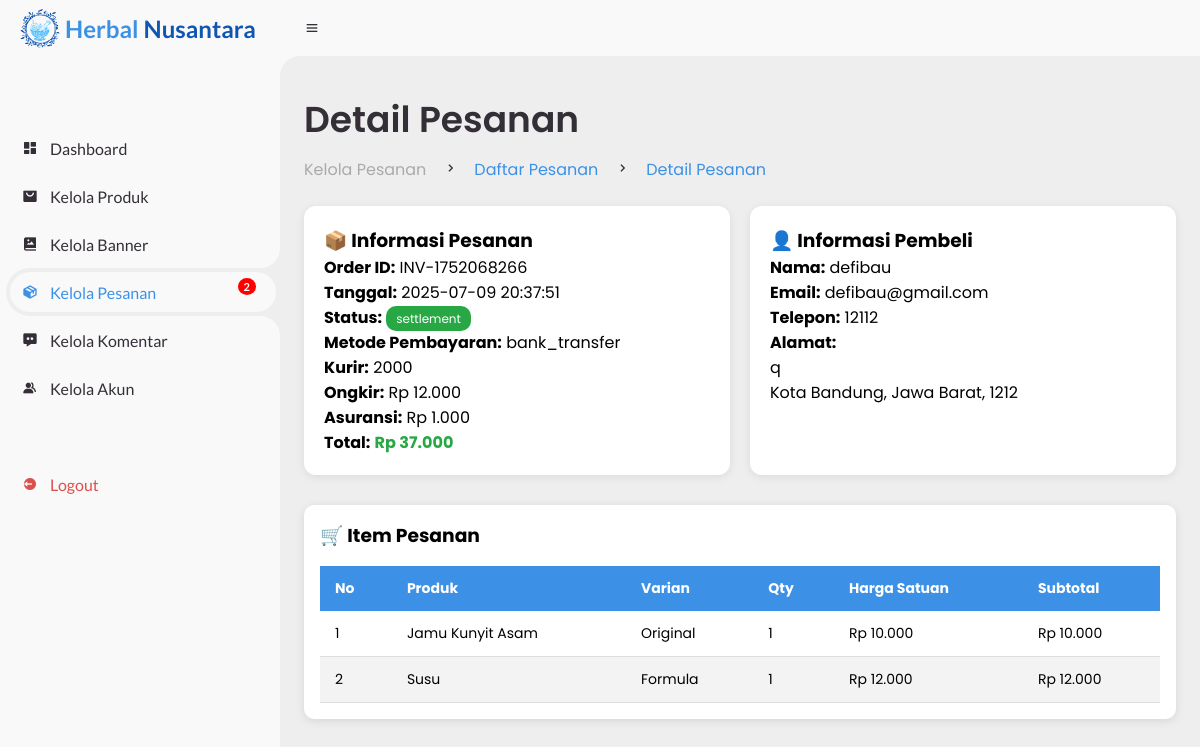
The app's page /admin/pesanan/detail_pesanan.php?id=11 (signed in) with its own data.
### tables this page shows
CREATE TABLE `orders` (
  `id` int NOT NULL,
  `user_id` int NOT NULL,
  `order_id` varchar(50) NOT NULL,
  `ongkir` int DEFAULT NULL,
  `asuransi` int DEFAULT NULL,
  `layanan` int DEFAULT NULL,
  `total_amount` int NOT NULL,
  `payment_type` varchar(50) DEFAULT NULL,
  `transaction_time` datetime DEFAULT NULL,
  `transaction_status` varchar(50) DEFAULT NULL,
  `created_at` timestamp NULL DEFAULT CURRENT_TIMESTAMP,
  `shipped_at` datetime DEFAULT NULL
);

CREATE TABLE `users` (
  `id` int NOT NULL,
  `full_name` varchar(50) NOT NULL,
  `email` varchar(50) NOT NULL,
  `password` varchar(255) NOT NULL,
  `role` varchar(20) DEFAULT 'customer',
  `phone` varchar(20) DEFAULT NULL,
  `created_at` timestamp NULL DEFAULT CURRENT_TIMESTAMP,
  `province_id` int DEFAULT NULL,
  `province_name` varchar(100) DEFAULT NULL,
  `city_id` int DEFAULT NULL,
  `city_name` varchar(100) DEFAULT NULL,
  `district_id` varchar(255) DEFAULT NULL,
  `district_name` varchar(255) DEFAULT NULL,
  `postal_code` varchar(10) DEFAULT NULL,
  `full_address` text
);

CREATE TABLE `order_items` (
  `id` int NOT NULL,
  `order_id` int NOT NULL,
  `product_id` int NOT NULL,
  `variant_id` int NOT NULL,
  `quantity` int NOT NULL,
  `price` int NOT NULL,
  `created_at` timestamp NULL DEFAULT CURRENT_TIMESTAMP
);

CREATE TABLE `products` (
  `id` int NOT NULL,
  `name` varchar(61) NOT NULL,
  `description` text,
  `main_image` varchar(255) DEFAULT NULL,
  `type` varchar(25) DEFAULT NULL,
  `created_at` timestamp NULL DEFAULT CURRENT_TIMESTAMP
);

CREATE TABLE `product_variants` (
  `id` int NOT NULL,
  `product_id` int NOT NULL,
  `variant_name` varchar(15) DEFAULT NULL,
  `price` decimal(10,2) NOT NULL,
  `stock` int DEFAULT '0',
  `variant_image` varchar(255) DEFAULT NULL,
  `created_at` timestamp NULL DEFAULT CURRENT_TIMESTAMP,
  `weight` int DEFAULT '250'
);

### admin/pesanan/detail_pesanan.php (the view, shortened to what this page needs)
<?php
require "../../php/config.php";
$orderIdDb = isset($_GET['id']) ? (int) $_GET['id'] : 0;
$sqlOrder = "SELECT
                o.*, u.full_name, u.email, u.phone, u.full_address, u.city_name, u.province_name, u.postal_code
             FROM orders o
             JOIN users u ON o.user_id = u.id
             WHERE o.id = $orderIdDb";
$resultOrder = mysqli_query($conn, $sqlOrder);
$order = mysqli_fetch_assoc($resultOrder);
$sqlItems = "SELECT
                oi.*,
                p.name AS product_name,
                v.variant_name
             FROM order_items oi
             JOIN products p ON oi.product_id = p.id
             LEFT JOIN product_variants v ON oi.variant_id = v.id
             WHERE oi.order_id = $orderIdDb";
$resultItems = mysqli_query($conn, $sqlItems);
$orderItems = [];
while ($row = mysqli_fetch_assoc($resultItems)) {
    $orderItems[] = $row;
}
?>
<!DOCTYPE html>
<html lang="id">
<head>
    <link rel="stylesheet" href="../../assets/css/style.css">
    <link rel="stylesheet" href="../../assets/css/produk.css">
    <link rel="stylesheet" href="../../assets/css/detail_pesanan.css">
    <link href="https://unpkg.com/boxicons@2.0.9/css/boxicons.min.css" rel="stylesheet" />
</head>
<body>
    <?php include '../../components/sidebar.php'; ?>
    <section id="content">
        <nav>
            <i class='bx bx-menu'></i>
        </nav>
        <main>
            <div class="head-title">
                <div class="left">
                    <h1>Detail Pesanan</h1>
                    <ul class="breadcrumb ">
                        <li><a href="index.php">Kelola Pesanan</a></li>
                        <li><i class='bx bx-chevron-right'></i></li>
                        <li><a class="active" href="table_pesanan.php">Daftar Pesanan</a></li>
                        <li><i class='bx bx-chevron-right'></i></li>
                        <li><a class="active" href="#">Detail Pesanan</a></li>
                    </ul>
                </div>
            </div>
            <div class="card-container ">
                <div class="card">
                    <h3>📦 Informasi Pesanan</h3>
                    <p><strong>Order ID:</strong> <?= $order['order_id'] ?></p>
                    <p><strong>Tanggal:</strong> <?= $order['transaction_time'] ?></p>
                    <p><strong>Status:</strong> <span class="badge <?= strtolower($order['transaction_status']) ?>"><?= $order['transaction_status'] ?></span></p>
                    <p><strong>Metode Pembayaran:</strong> <?= $order['payment_type'] ?></p>
                    <p><strong>Kurir:</strong> <?= $order['layanan'] ?></p>
                    <p><strong>Ongkir:</strong> Rp <?= number_format($order['ongkir'], 0, ',', '.') ?></p>
                    <p><strong>Asuransi:</strong> Rp <?= number_format($order['asuransi'], 0, ',', '.') ?></p>
                    <p><strong>Total:</strong> <span class="total-amount">Rp <?= number_format($order['total_amount'], 0, ',', '.') ?></span></p>
                </div>
                <div class="card">
                    <h3>👤 Informasi Pembeli</h3>
                    <p><strong>Nama:</strong> <?= htmlspecialchars($order['full_name']) ?></p>
                    <p><strong>Email:</strong> <?= htmlspecialchars($order['email']) ?></p>
                    <p><strong>Telepon:</strong> <?= htmlspecialchars($order['phone']) ?></p>
                    <p><strong>Alamat:</strong><br>
                        <?= htmlspecialchars($order['full_address']) ?><br>
                        <?= $order['city_name'] ?>, <?= $order['province_name'] ?>, <?= $order['postal_code'] ?>
                    </p>
                </div>
            </div>
            <div class="table-container">
                <h3>🛒 Item Pesanan</h3>
                <table class="styled-table">
                    <thead>
                        <tr>
                            <th>No</th>
                            <th>Produk</th>
                            <th>Varian</th>
                            <th>Qty</th>
                            <th>Harga Satuan</th>
                            <th>Subtotal</th>
                        </tr>
                    </thead>
                    <tbody>
                        <?php
                        if (empty($orderItems)) {
                            echo "<tr><td colspan='6'>Tidak ada item dalam pesanan ini.</td></tr>";
                        } else {
                            $no = 1;
                            foreach ($orderItems as $item) {
                                $subtotal = $item['price'] * $item['quantity'];
                                echo "<tr>
                                    <td>{$no}</td>
                                    <td>{$item['product_name']}</td>
                                    <td>{$item['variant_name']}</td>
                                    <td>{$item['quantity']}</td>
                                    <td>Rp " . number_format($item['price'], 0, ',', '.') . "</td>
                                    <td>Rp " . number_format($subtotal, 0, ',', '.') . "</td>
                                </tr>";
                                $no++;
                            }
                        }
                        ?>
                    </tbody>
                </table>
            </div>
        </main>
    </section>
</body>
</html>
</body>
</html>

### assets/css/style.css (style rules this page uses)
* { margin: 0; padding: 0; box-sizing: border-box; }
a { text-decoration: none; }
li { list-style: none; }
:root { --poppins: 'Poppins', sans-serif; --lato: 'Lato', sans-serif; --light: #F9F9F9; --blue: #3C91E6; --light-blue: #CFE8FF; --grey: #eee; --dark-grey: #AAAAAA; --dark: #342E37; --red: #DB504A; --yellow: #FFCE26; --light-yellow: #FFF2C6; --orange: #FD7238; --light-orange: #FFE0D3; }
html { overflow-x: hidden; }
body { background: var(--grey); overflow-x: hidden; }
#content { position: relative; width: calc(100% - 280px); left: 280px; transition: .3s ease; }
#content nav { height: 56px; background: var(--light); padding: 0 24px; display: flex; align-items: center; grid-gap: 24px; font-family: var(--lato); position: sticky; top: 0; left: 0; z-index: 1000; }
#content nav::before { content: ''; position: absolute; width: 40px; height: 40px; bottom: -40px; left: 0; border-radius: 50%; box-shadow: -20px -20px 0 var(--light); }
#content nav .bx.bx-menu { cursor: pointer; color: var(--dark); }
#content main { width: 100%; padding: 36px 24px; font-family: var(--poppins); max-height: calc(100vh - 56px); overflow-y: auto; }
#content main .head-title { display: flex; align-items: center; justify-content: space-between; grid-gap: 16px; flex-wrap: wrap; }
#content main .head-title .left h1 { font-size: 36px; font-weight: 600; margin-bottom: 10px; color: var(--dark); }
#content main .head-title .left .breadcrumb { display: flex; align-items: center; grid-gap: 16px; }
#content main .head-title .left .breadcrumb li { color: var(--dark); }
#content main .head-title .left .breadcrumb li a { color: var(--dark-grey); pointer-events: none; }
#content main .head-title .left .breadcrumb li a.active { color: var(--blue); pointer-events: unset; }

### assets/css/produk.css (style rules this page uses)
.table-container { width: 100%; overflow-x: auto; background: #fff; padding: 1rem; border-radius: 10px; box-shadow: 0 2px 10px rgba(0, 0, 0, 0.1); margin-top: 1rem; }
.styled-table td, .styled-table th { white-space: nowrap; }
.styled-table { width: 100%; border-collapse: collapse; margin-top: 1rem; font-size: 14px; min-width: 800px; }
.styled-table thead tr { background-color: #3C91E6; color: #ffffff; text-align: left; }
.styled-table th, .styled-table td { padding: 12px 15px; vertical-align: top; }
.styled-table tbody tr { border-bottom: 1px solid #dddddd; }
.styled-table tbody tr:nth-child(even) { background-color: #f3f3f3; }

### assets/css/detail_pesanan.css (style rules this page uses)
.card-container { display: flex; flex-wrap: wrap; gap: 20px; margin-bottom: 30px; }
.card { background: #fff; border-radius: 12px; padding: 20px; box-shadow: 0 2px 10px rgba(0, 0, 0, 0.08); flex: 1; min-width: 300px; }
.badge { padding: 4px 10px; border-radius: 10px; color: #fff; font-size: 12px; }
.badge.settlement { background: #28a745; }
.total-amount { color: #28a745; font-weight: bold; font-size: 16px; }
.breadcrumb { margin-bottom: 1.5rem; }

### records on screen
orders: order "INV-1752068266", transaction_time "2025-07-09 20:37:51", transaction_status "settlement", payment_type "bank_transfer", layanan "2000", ongkir "12.000", asuransi "1.000", total_amount "37.000", user.full_name "defibau", user.email "defibau@gmail.com", user.phone "12112", user.full_address "q", user.city_name "Kota Bandung", user.province_name "Jawa Barat", user.postal_code "1212"
order_items: product.name "Jamu Kunyit Asam", variant.variant_name "Original", quantity "1", price "10.000", subtotal "10.000"
order_items: product.name "Susu", variant.variant_name "Formula", quantity "1", price "12.000", subtotal "12.000"

### other values on screen
$jumlah_pesanan_settlement "2"
